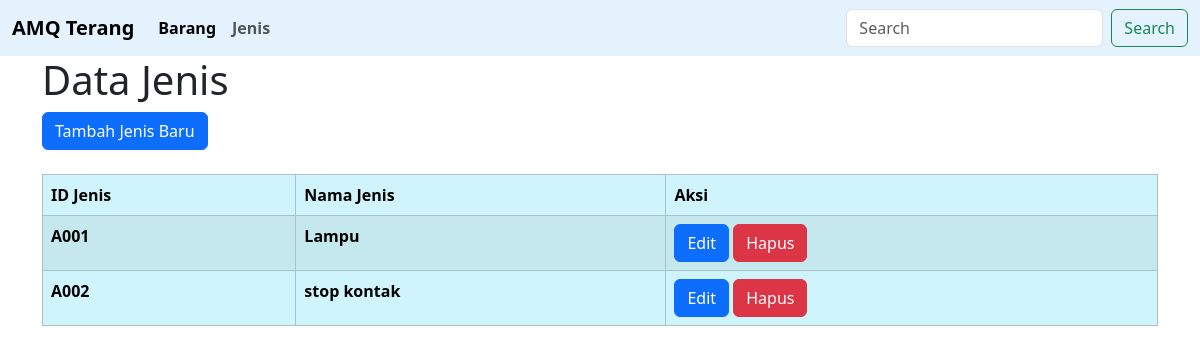
The app's page /view/jenis/index.php with its own data.
### tables this page shows
CREATE TABLE `jenis` (
  `id_jenis` varchar(30) NOT NULL,
  `nama_jenis` varchar(30) DEFAULT NULL
);

### view/jenis/index.php (the view, shortened to what this page needs)
<!DOCTYPE html>
<html lang="en">
<b>
    <link rel="stylesheet" href="https://cdn.jsdelivr.net/npm/bootstrap@5.3.3/dist/css/bootstrap.min.css">
</head>
<body>
<nav class=" navbar navbar-expand-lg style=bg-body-tertiary "style="background-color: #e3f2fd;">
  <div class="container-fluid">
    <a class="navbar-brand" href="#">AMQ Terang</a>
    <div class="collapse navbar-collapse" id="navbarSupportedContent">
      <ul class="navbar-nav me-auto mb-2 mb-lg-0">
        <li class="nav-item">
          <a class="nav-link active" aria-current="page" href="../barang/index.php">Barang</a>
        </li>
        <li class="nav-item">
          <a class="nav-link" href="../jenis/index.php">Jenis</a>
        </li>
      </ul>
      <form class="d-flex" role="search">
        <input class="form-control me-2" type="search" placeholder="Search" aria-label="Search">
        <button class="btn btn-outline-success" type="submit">Search</button>
      </form>
  </div>
</nav>
<div class="container">
    <h1>Data Jenis</h1>
    <a href="view_tambah.php" class="btn btn-primary">Tambah Jenis Baru</a>
    <br></br>
    <table class="table table-info table-bordered table-striped" border="1">
  <thead>
    <tr>
      <th scope="col">ID Jenis</th>
      <th scope="col">Nama Jenis</th>
      <th scope="col">Aksi</th>
    </tr>
  </thead>
  <?php
  include '../../config/koneksi.php';
  $query = mysqli_query($conn, "SELECT * FROM jenis");
  if(mysqli_num_rows($query)){
    while ($result=mysqli_fetch_assoc($query)){
      ?>
    <tr>
      <td><?php echo $result['id_jenis'];?></td>
      <td><?php echo $result['nama_jenis'];?></td>
      <td>
      <button type="button" class="btn btn-primary">Edit</button>
      <button type="button" class="btn btn-danger">Hapus</button>
      </td>
    </tr>
  <?php
    }
  }
    ?>
</table>
</div>
</body>
</html>

### records on screen
jenis: id_jenis "A001", nama_jenis "Lampu"
jenis: id_jenis "A002", nama_jenis "stop kontak"
